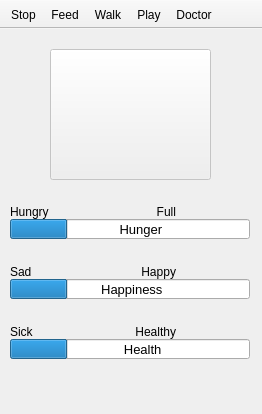
<?xml version="1.0" encoding="UTF-8"?>
<ui version="4.0">
 <class>MainWindow</class>
 <widget class="QMainWindow" name="MainWindow">
  <property name="geometry">
   <rect>
    <x>0</x>
    <y>0</y>
    <width>262</width>
    <height>414</height>
   </rect>
  </property>
  <property name="windowTitle">
   <string>Virtual Pet</string>
  </property>
  <widget class="QWidget" name="centralwidget">
   <widget class="QPushButton" name="petPic">
    <property name="enabled">
     <bool>false</bool>
    </property>
    <property name="geometry">
     <rect>
      <x>50</x>
      <y>20</y>
      <width>161</width>
      <height>131</height>
     </rect>
    </property>
    <property name="mouseTracking">
     <bool>false</bool>
    </property>
    <property name="text">
     <string/>
    </property>
    <property name="icon">
     <iconset>
      <normaloff>pet1.gif</normaloff>
      <disabledoff>pet1.gif</disabledoff>pet1.gif</iconset>
    </property>
    <property name="iconSize">
     <size>
      <width>160</width>
      <height>134</height>
     </size>
    </property>
    <property name="checkable">
     <bool>false</bool>
    </property>
    <property name="autoDefault">
     <bool>false</bool>
    </property>
    <property name="flat">
     <bool>false</bool>
    </property>
   </widget>
   <widget class="QProgressBar" name="progressBar_1">
    <property name="geometry">
     <rect>
      <x>10</x>
      <y>190</y>
      <width>240</width>
      <height>20</height>
     </rect>
    </property>
    <property name="font">
     <font>
      <pointsize>10</pointsize>
     </font>
    </property>
    <property name="value">
     <number>24</number>
    </property>
    <property name="textVisible">
     <bool>true</bool>
    </property>
    <property name="textDirection">
     <enum>QProgressBar::TopToBottom</enum>
    </property>
    <property name="format">
     <string>      Hunger</string>
    </property>
   </widget>
   <widget class="QProgressBar" name="progressBar_2">
    <property name="geometry">
     <rect>
      <x>10</x>
      <y>250</y>
      <width>240</width>
      <height>20</height>
     </rect>
    </property>
    <property name="font">
     <font>
      <pointsize>10</pointsize>
     </font>
    </property>
    <property name="value">
     <number>24</number>
    </property>
    <property name="textVisible">
     <bool>true</bool>
    </property>
    <property name="textDirection">
     <enum>QProgressBar::TopToBottom</enum>
    </property>
    <property name="format">
     <string> Happiness</string>
    </property>
   </widget>
   <widget class="QProgressBar" name="progressBar_3">
    <property name="geometry">
     <rect>
      <x>10</x>
      <y>310</y>
      <width>240</width>
      <height>20</height>
     </rect>
    </property>
    <property name="font">
     <font>
      <pointsize>10</pointsize>
     </font>
    </property>
    <property name="layoutDirection">
     <enum>Qt::LeftToRight</enum>
    </property>
    <property name="value">
     <number>24</number>
    </property>
    <property name="textVisible">
     <bool>true</bool>
    </property>
    <property name="textDirection">
     <enum>QProgressBar::TopToBottom</enum>
    </property>
    <property name="format">
     <string>       Health</string>
    </property>
   </widget>
   <widget class="QLabel" name="label">
    <property name="geometry">
     <rect>
      <x>10</x>
      <y>173</y>
      <width>46</width>
      <height>20</height>
     </rect>
    </property>
    <property name="text">
     <string>Hungry</string>
    </property>
   </widget>
   <widget class="QLabel" name="label_2">
    <property name="geometry">
     <rect>
      <x>130</x>
      <y>173</y>
      <width>46</width>
      <height>20</height>
     </rect>
    </property>
    <property name="text">
     <string>Full</string>
    </property>
    <property name="alignment">
     <set>Qt::AlignRight|Qt::AlignTrailing|Qt::AlignVCenter</set>
    </property>
   </widget>
   <widget class="QLabel" name="label_3">
    <property name="geometry">
     <rect>
      <x>10</x>
      <y>233</y>
      <width>46</width>
      <height>20</height>
     </rect>
    </property>
    <property name="text">
     <string>Sad</string>
    </property>
   </widget>
   <widget class="QLabel" name="label_4">
    <property name="geometry">
     <rect>
      <x>130</x>
      <y>233</y>
      <width>46</width>
      <height>20</height>
     </rect>
    </property>
    <property name="text">
     <string>Happy</string>
    </property>
    <property name="alignment">
     <set>Qt::AlignRight|Qt::AlignTrailing|Qt::AlignVCenter</set>
    </property>
   </widget>
   <widget class="QLabel" name="label_5">
    <property name="geometry">
     <rect>
      <x>10</x>
      <y>293</y>
      <width>46</width>
      <height>20</height>
     </rect>
    </property>
    <property name="text">
     <string>Sick</string>
    </property>
   </widget>
   <widget class="QLabel" name="label_6">
    <property name="geometry">
     <rect>
      <x>130</x>
      <y>293</y>
      <width>46</width>
      <height>20</height>
     </rect>
    </property>
    <property name="text">
     <string>Healthy</string>
    </property>
    <property name="alignment">
     <set>Qt::AlignRight|Qt::AlignTrailing|Qt::AlignVCenter</set>
    </property>
   </widget>
  </widget>
  <widget class="QToolBar" name="toolBar">
   <property name="windowTitle">
    <string>toolBar</string>
   </property>
   <property name="movable">
    <bool>false</bool>
   </property>
   <property name="iconSize">
    <size>
     <width>40</width>
     <height>40</height>
    </size>
   </property>
   <property name="toolButtonStyle">
    <enum>Qt::ToolButtonTextUnderIcon</enum>
   </property>
   <attribute name="toolBarArea">
    <enum>TopToolBarArea</enum>
   </attribute>
   <attribute name="toolBarBreak">
    <bool>false</bool>
   </attribute>
   <addaction name="actionStop"/>
   <addaction name="actionFeed"/>
   <addaction name="actionWalk"/>
   <addaction name="actionPlay"/>
   <addaction name="actionDoctor"/>
  </widget>
  <action name="actionStop">
   <property name="icon">
    <iconset>
     <normaloff>pic/stopbutton.gif</normaloff>pic/stopbutton.gif</iconset>
   </property>
   <property name="text">
    <string>Stop</string>
   </property>
  </action>
  <action name="actionFeed">
   <property name="icon">
    <iconset>
     <normaloff>pic/eatbutton.gif</normaloff>pic/eatbutton.gif</iconset>
   </property>
   <property name="text">
    <string>Feed</string>
   </property>
  </action>
  <action name="actionWalk">
   <property name="icon">
    <iconset>
     <normaloff>pic/walkbutton.gif</normaloff>pic/walkbutton.gif</iconset>
   </property>
   <property name="text">
    <string>Walk</string>
   </property>
  </action>
  <action name="actionPlay">
   <property name="icon">
    <iconset>
     <normaloff>pic/playbutton.gif</normaloff>pic/playbutton.gif</iconset>
   </property>
   <property name="text">
    <string>Play</string>
   </property>
  </action>
  <action name="actionDoctor">
   <property name="icon">
    <iconset>
     <normaloff>pic/docbutton.gif</normaloff>pic/docbutton.gif</iconset>
   </property>
   <property name="text">
    <string>Doctor</string>
   </property>
  </action>
 </widget>
 <resources/>
 <connections/>
</ui>
